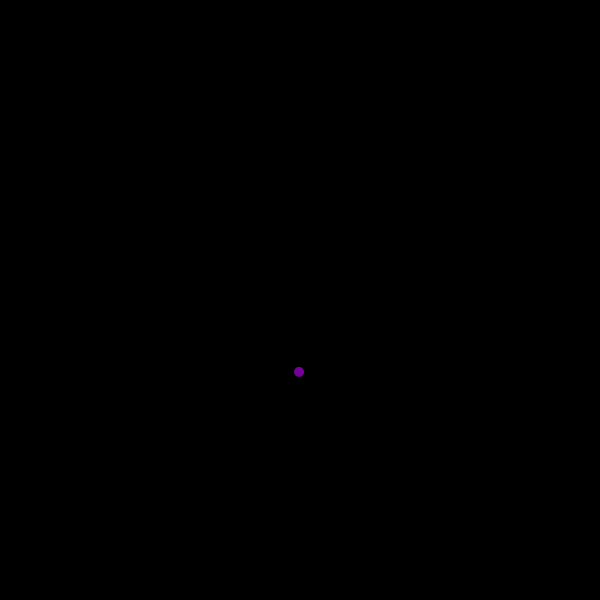
Frame 1 (no input)
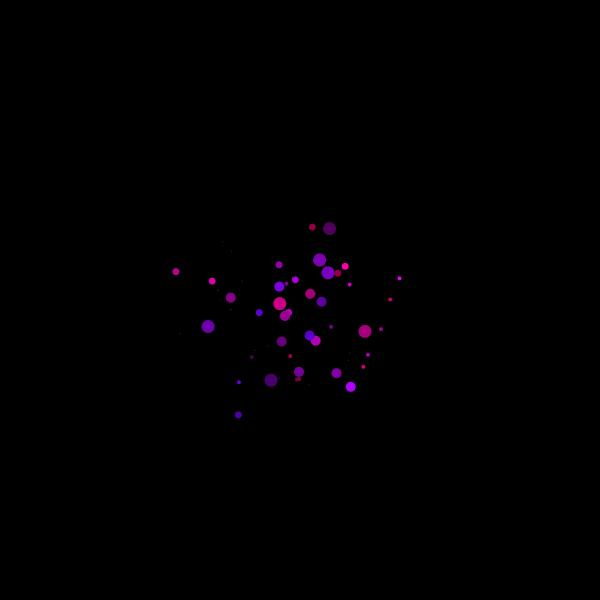
Frame 60 (the mouse pressed at the canvas centre just before this capture)
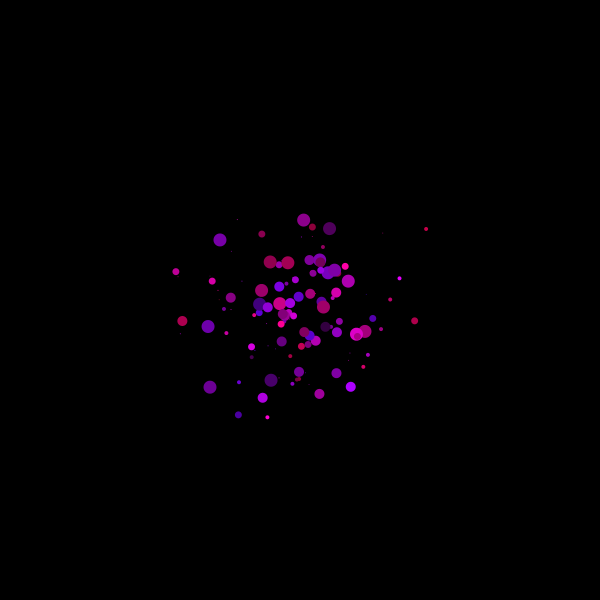
Frame 120 (the mouse held since frame 60 and released just before this capture)

The Processing sketch that drew these frames (run headless with seeded random() and noise(); from frame 60 on, the mouse is pressed at the canvas centre):

// Processing sketch: Pinturita
// ── Pinturita.pde
import java.util.*;
Random gen;

void setup(){
  size(600,600);
  background(0);
  gen = new Random();
}

void draw(){
  int psize = 3*int(random(5)) + 1;
  float x = (float) gen.nextGaussian();
  float y = (float) gen.nextGaussian();
  float numR = (float) gen.nextGaussian();
  float numG = (float) gen.nextGaussian();
  float numB = (float) gen.nextGaussian();
  
  int sd = 50;
  int csd = 50;
  int cini = 150;
  
  fill(cini+csd*numR,0,cini+csd*numB);
  
  
  x = sd*x + width/2;
  y = sd*y + height/2;
  
  noStroke();
  ellipse(x,y,psize,psize);
  
}
